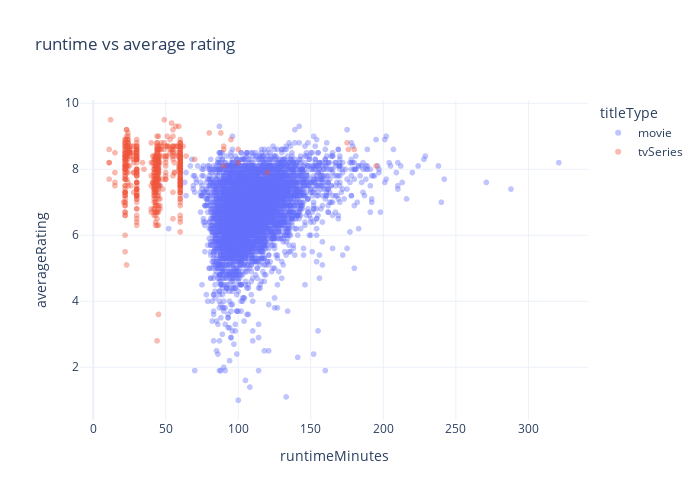

Notebook cell for this chart:
### Markdown cell above
### But plotting interactive plots is just as easy and makes it easier to check outliers. We are using plotly.express for this.

### Code cell
px.scatter(
    title='runtime vs average rating',
    data_frame=df.query('runtimeMinutes < 400'), 
    x='runtimeMinutes', 
    y='averageRating', 
    color='titleType',
    hover_data=['primaryTitle'],
    opacity=0.4,
    height=500,
    width=700,
)

### Figure 1 — Plotly figure (JSON) as saved in the notebook; plotly's stock layout.template omitted (floating-point values rounded to 4 significant figures; data arrays with more than 128 entries replaced by an {"elided": "..."} marker saying what was removed)
{"data": [{"customdata": {"elided": "5252x1 str values"}, "hovertemplate": "titleType=movie<br>runtimeMinutes=%{x}<br>averageRating=%{y}<br>primaryTitle=%{customdata[0]}<extra></extra>", "legendgroup": "movie", "marker": {"color": "#636efa", "opacity": 0.4, "symbol": "circle"}, "mode": "markers", "name": "movie", "showlegend": true, "type": "scattergl", "x": {"elided": "5252 int values"}, "xaxis": "x", "y": {"elided": "5252 float values"}, "yaxis": "y"}, {"customdata": {"elided": "573x1 str values"}, "hovertemplate": "titleType=tvSeries<br>runtimeMinutes=%{x}<br>averageRating=%{y}<br>primaryTitle=%{customdata[0]}<extra></extra>", "legendgroup": "tvSeries", "marker": {"color": "#EF553B", "opacity": 0.4, "symbol": "circle"}, "mode": "markers", "name": "tvSeries", "showlegend": true, "type": "scattergl", "x": {"elided": "573 int values"}, "xaxis": "x", "y": {"elided": "573 float values"}, "yaxis": "y"}], "layout": {"height": 500, "legend": {"title": {"text": "titleType"}, "tracegroupgap": 0}, "title": {"text": "runtime vs average rating"}, "width": 700, "xaxis": {"anchor": "y", "domain": [0, 1], "title": {"text": "runtimeMinutes"}}, "yaxis": {"anchor": "x", "domain": [0, 1], "title": {"text": "averageRating"}}}}
